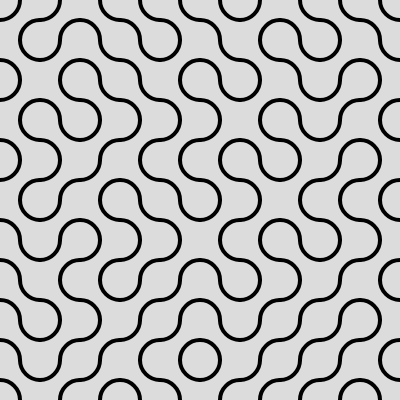
Frame 1 (no input)
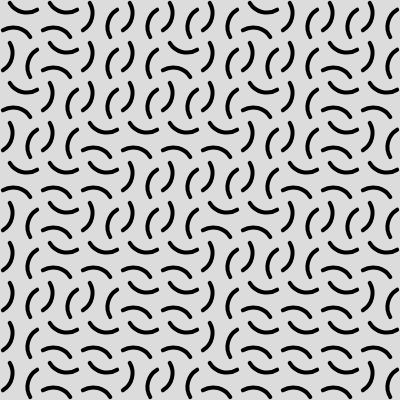
Frame 60 (no input)
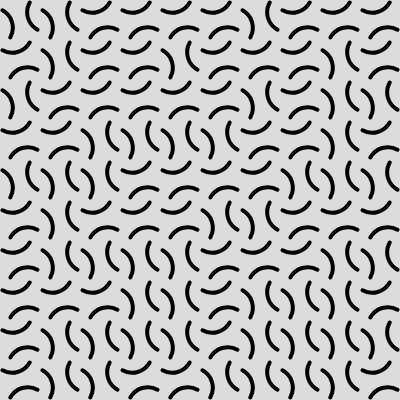
Frame 120 (the mouse pressed at the canvas centre since frame 60)

The p5.js sketch that drew these frames (run headless with seeded random() and noise() and a simulated clock; from frame 60 on, the mouse is pressed at the canvas centre):

// p5.js sketch
// ── sketch.js
// https://editor.p5js.org/jht9629-gmail/sketches/EfQDCJ5aR
// truchet tiles array

let a_len = 40;
let a_angle = 0;
let a_arr = [];

function setup() {
  createCanvas(400, 400);
  angleMode(DEGREES);
  noFill();
  strokeWeight(4);
  for (let x = 0; x < width; x += a_len) {
    for (let y = 0; y < height; y += a_len) {
      let odd = random() > 0.5
      a_arr.push(odd)
    }
  }
}

let half;

function draw() {
  half = a_len / 2;
  background(220);
  let odd = false;
  let index = 0
  for (let x = 0; x < width; x += a_len) {
    for (let y = 0; y < height; y += a_len) {
      let odd = a_arr[index]
      if (odd) {
        drawLeft(x, y);
      } else {
        drawRight(x, y);
      }
      index++;
      // odd = ! odd;
    }
    // odd = ! odd;
  }
  if (a_angle < 360) {
    a_angle += 1;
  }
}

function drawLeft(x, y) {
  push();
  translate(x + half, y + half);
  rotate(a_angle);
  arc(-half + 0, -half + 0, a_len, a_len, 0, 90);
  arc(-half + a_len, -half + a_len, a_len, a_len, 180, 270);
  pop();
}

function drawRight(x, y) {
  push();
  noFill();
  translate(x + half, y + half);
  rotate(a_angle);
  arc(-half + a_len, -half + 0, a_len, a_len, 90, 180);
  arc(-half + 0, -half + a_len, a_len, a_len, 270, 360);
  pop();
}

// https://editor.p5js.org/jht9629-nyu/sketches/5TSs5XB6o
// truchet tiles rotate

// https://editor.p5js.org/jht9629-nyu/sketches/1CpIVSqp_d
// truchet tiles re-factored

// https://editor.p5js.org/jht9629-nyu/sketches/lBrb1cBQ7
// truchet tiles copy

// https://editor.p5js.org/ambikajo/sketches/cKu3Gn0Po
// truchet tiles by ambikajo
